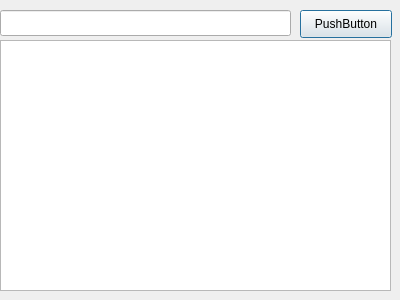
<?xml version="1.0" encoding="UTF-8"?>
<ui version="4.0">
 <class>Dialog</class>
 <widget class="QDialog" name="Dialog">
  <property name="geometry">
   <rect>
    <x>0</x>
    <y>0</y>
    <width>400</width>
    <height>300</height>
   </rect>
  </property>
  <property name="windowTitle">
   <string>Dialog</string>
  </property>
  <widget class="QLineEdit" name="lineEdit">
   <property name="geometry">
    <rect>
     <x>0</x>
     <y>10</y>
     <width>291</width>
     <height>26</height>
    </rect>
   </property>
  </widget>
  <widget class="QTextEdit" name="textEdit">
   <property name="geometry">
    <rect>
     <x>0</x>
     <y>40</y>
     <width>391</width>
     <height>251</height>
    </rect>
   </property>
  </widget>
  <widget class="QPushButton" name="pushButton">
   <property name="geometry">
    <rect>
     <x>300</x>
     <y>10</y>
     <width>92</width>
     <height>28</height>
    </rect>
   </property>
   <property name="text">
    <string>PushButton</string>
   </property>
  </widget>
 </widget>
 <resources/>
 <connections>
  <connection>
   <sender>pushButton</sender>
   <signal>clicked()</signal>
   <receiver>Dialog</receiver>
   <slot>slot1()</slot>
   <hints>
    <hint type="sourcelabel">
     <x>345</x>
     <y>23</y>
    </hint>
    <hint type="destinationlabel">
     <x>199</x>
     <y>149</y>
    </hint>
   </hints>
  </connection>
 </connections>
 <slots>
  <slot>slot1()</slot>
 </slots>
</ui>
